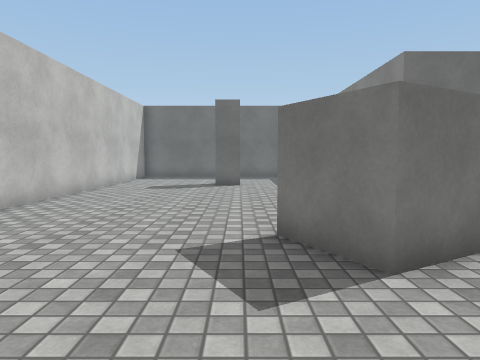
view 1 (above)

12 first-person views from a walk through a 3-D level made in the Unity game engine. The camera is 1.2 m above the floor, tilts 4° down and sees 70° across. The floor is counted in squares, 1 m on a side. Each view is taken from the middle of a square. On the plan, view 1 faces up. The plan holds only what a view shows up to about 14 squares ahead; the rest is blank. The player is left out. Some animated figures are left out. Surface patterns are stand-ins for the level's own textures.

view 2
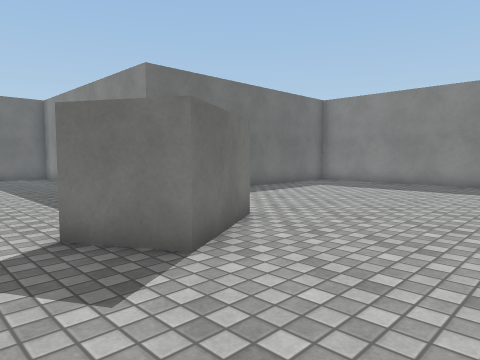

view 3
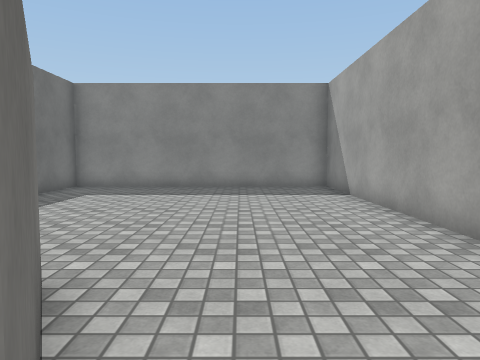

view 4
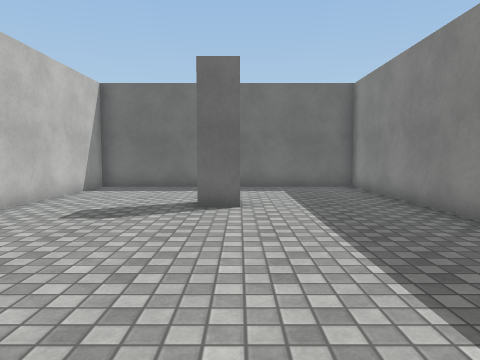

view 5
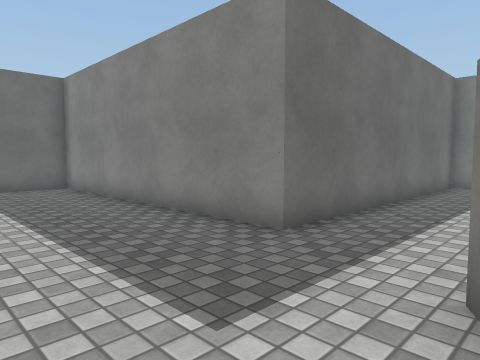

view 6
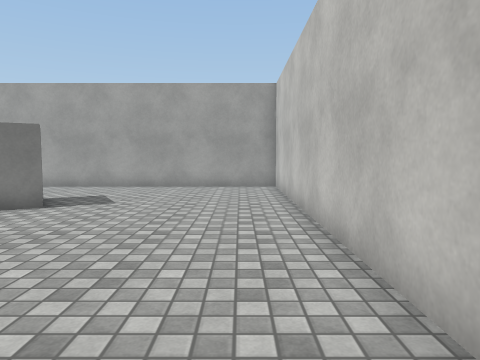

view 7
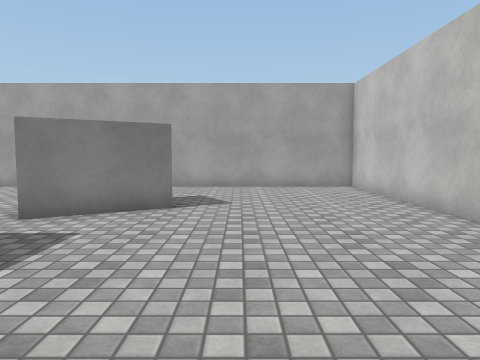

view 8
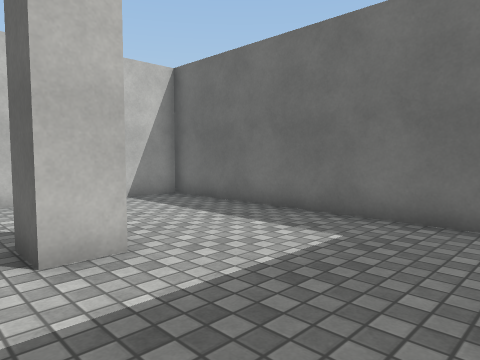

view 9
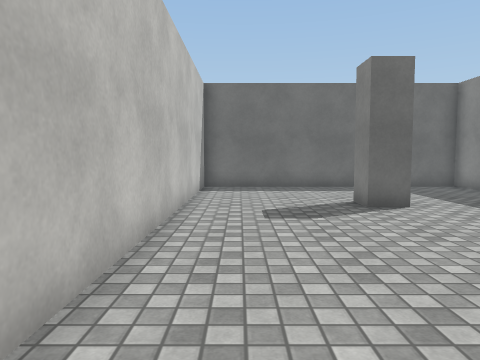

view 10
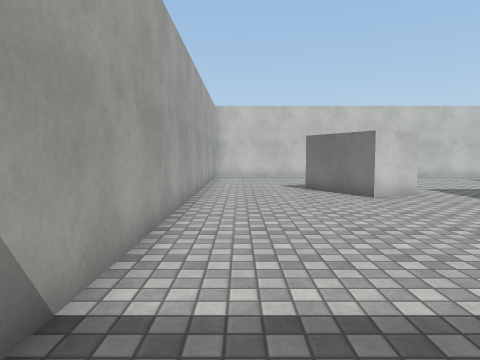

view 11
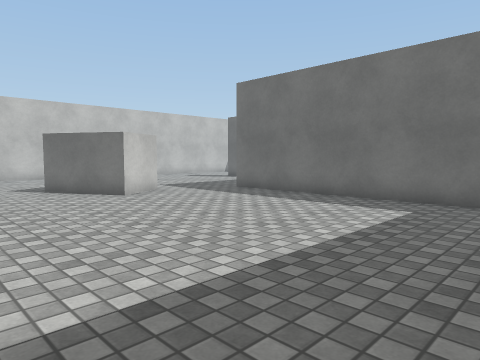

view 12
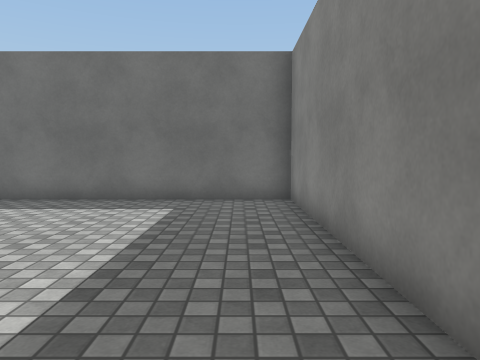

### Floor plan
Points are (right, up) in squares from view 1. A wall is a line through its corners. A room is listed if a view was taken in it or the views show most of it. See-through windows are left out.
Room 1 (views 1, 2, 3, 4, 5, 6, 7, 8, 9, 10, 11, 12)
walls: (3.2, 6.6) (4.2, 4.9) (1.5, 3.4) (0.6, 5.1) (3.2, 6.6); (4.4, 9.4) (4.4, 19.4) (-5.4, 19.4) (-5.4, -0.4) (14.4, -0.4) (14.4, 9.4) (4.4, 9.4); (0, 15.1) (0, 14) (-1, 14) (-1, 15)

Where each view was taken, in squares from view 1:
view 1: 0 up, 0 right, facing up
view 2: 0 up, 1 left, facing up-right
view 3: 3 up, 1 right, facing right
view 4: 6 up, 0 right, facing up
view 5: 6 up, 0 right, facing up-right
view 6: 13 up, 4 left, facing down
view 7: 13 up, 1 left, facing down
view 8: 13 up, 4 right, facing up-left
view 9: 6 up, 4 left, facing up
view 10: 1 up, 14 right, facing left
view 11: 0 up, 14 right, facing up-left
view 12: 0 up, 13 right, facing up
